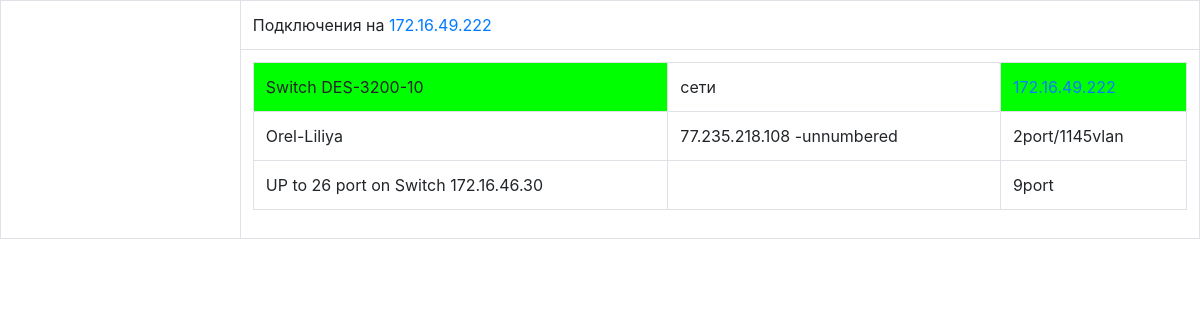
Page /connection/4/ on the earlier database version.
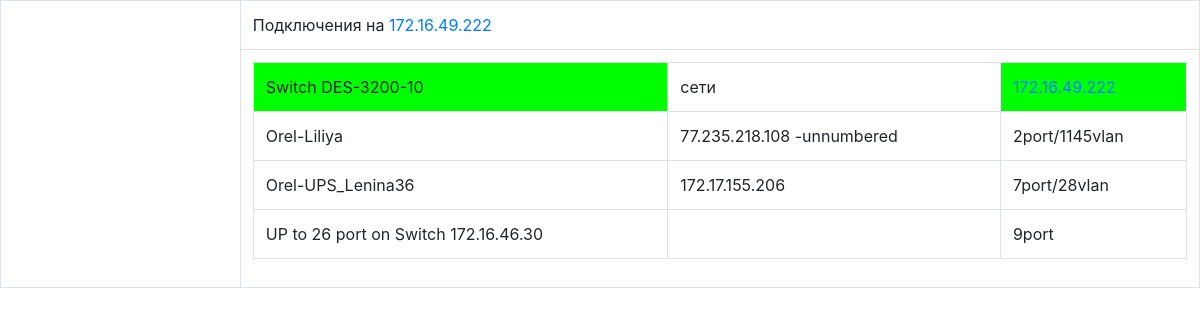
Same page on the later database version.
### connection_on_device/models.py (models this page shows, shortened)
class ConnectionOnDevice(models.Model):
    id_dev = models.ForeignKey(Device, null=True, on_delete=models.SET_NULL,
        help_text='ID оборудования, к которому подключен клиент/устройство')
    port = models.PositiveSmallIntegerField(help_text='Порт подключения')
    connected = models.CharField(max_length=30, help_text='Что подключено к порту')
    vlan = models.CharField(max_length=5, default='Null', help_text='vlan клиента, если есть')
    ip_client = models.TextField(blank=True, verbose_name='IP клиента', help_text='IP/сеть выделенные клиенту. Если несколько - через ";"')
    comment = models.TextField(blank=True, help_text='Комментарий')
    date = models.DateTimeField(auto_now_add=True, help_text='Дата добавления')
    update = models.DateTimeField(auto_now=True, help_text='Дата изменения')
    class Meta:
    	verbose_name = "Подключенное оборудование/клиенты"
    	verbose_name_plural = "Подключенное оборудование/клиенты"

### connection_on_device/views.py (the view)
# urls.py: path('<int:id_dev>/', views.on_device, name='connections_on_dev'),
def on_device(request, id_dev):
    try:
        dev = Device.objects.get(pk=id_dev)
    except Device.DoesNotExist:
        raise Http404('Device not found!')
    all_connection = ConnectionOnDevice.objects.filter(id_dev=dev)
    connections = []
    for connection in all_connection:
        vlan = f'/{connection.vlan}vlan'
        if connection.connected == 'UP':
            connection.connected = f'UP to {dev.up_connect_port} port on {dev.model.type} {dev.up_connect_ip}'
        if connection.vlan != "Null":
            connection.vlan = vlan
        else:
            connection.vlan = ""
        connections.append(connection)
    connections = sorted(connections, key=lambda x: x.port)
    return render(request, "connection.html", {
        "connections":connections,
        "dev":dev,
        "color":COLORS[dev.model.type],
        })

### connection_on_device/templates/connection.html (shortened to what this page needs)
{% extends "base.html" %}
{% block head %} Подключения на <a href="/connection/{{ dev.pk }}/all_connection" title="Показать все подключения от этого узла">
									{{ dev.ip }}
								</a>
{% endblock %}
{% block main %}
		<table class="table table-bordered">
			<tr>
				<td bgcolor="{{ color }}">
					{{ dev.model.type }}&nbsp;{{ dev.model.model }}
				</td>
				<td>
					сети&nbsp;
				</td>
				<td bgcolor="{{ color }}">
					<a href="/connection/{{ dev.pk }}/path" title="Показать путь до данного узла">{{ dev.ip }}</a>
				</td>
			</tr>
			{% for connection in connections %}
			<tr>
				<td>
					{{ connection.connected }}
				</td>
				<td>
					{{ connection.ip_client }}
				</td>
				<td>
					{{ connection.port }}port{{ connection.vlan }}
				</td>
			</tr>
			{% endfor %}
		</table>
{% endblock %}

Differences in the rows shown:
added ConnectionOnDevice: connected "Orel-UPS_Lenina36", ip_client "172.17.155.206", port "7", vlan "/28vlan"
